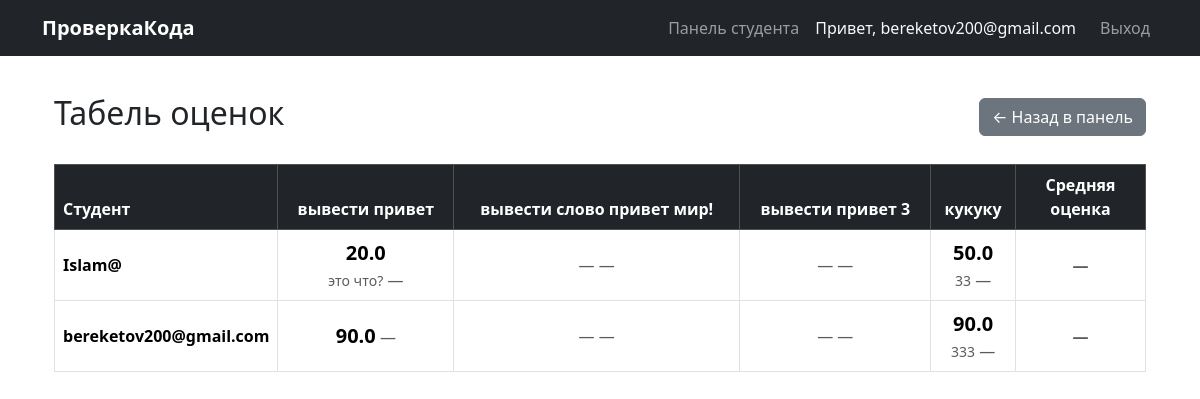
The app's page /gradebook/ (signed in), older data.
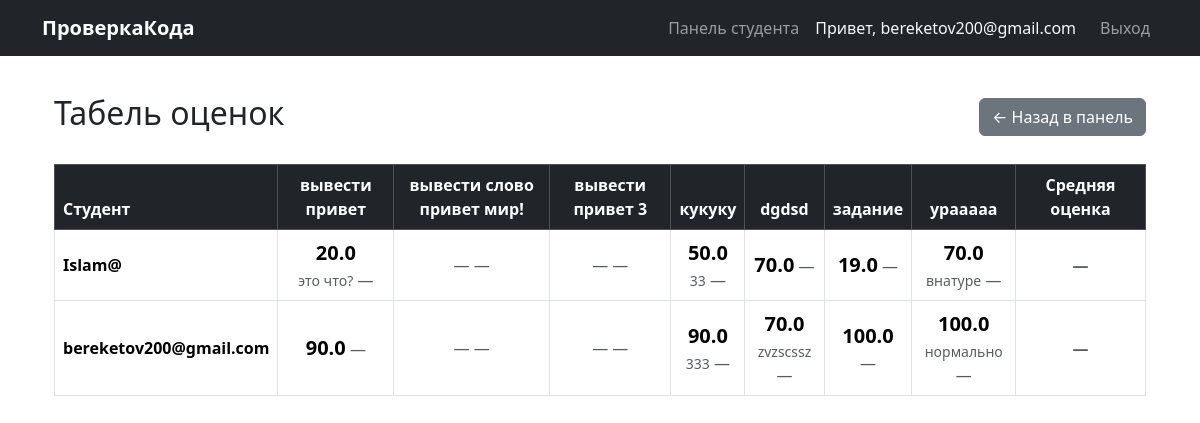
The same page, newer data.
### polls/models.py (models this page shows, shortened)
class Assignment(models.Model):
    title = models.CharField(max_length=200)
    description = models.TextField()
    submission_deadline = models.DateTimeField()
    review_deadline = models.DateTimeField()
    required_reviews_per_student = models.IntegerField(default=3)
    created_by = models.ForeignKey(
        User,
        on_delete=models.CASCADE,
        related_name='assignments_created'
    )
    status = models.CharField(
        max_length=20,
        choices=[
            ('OPEN', 'Open'),
            ('REVIEWING', 'Reviewing'),
            ('CLOSED', 'Closed')
        ],
        default='OPEN'
    )

class Submission(models.Model):
    assignment = models.ForeignKey(
        Assignment,
        on_delete=models.CASCADE,
        related_name='submissions'
    )
    author = models.ForeignKey(
        User,
        on_delete=models.CASCADE
    )
    code_content = models.TextField()
    submitted_at = models.DateTimeField(auto_now_add=True)
    final_grade = models.FloatField(null=True, blank=True)
    teacher_feedback = models.TextField(blank=True)
    class Meta:
        unique_together = ('assignment', 'author')

### polls/views.py (the view)
# urls.py: path('gradebook/', views.gradebook, name='gradebook'),
@login_required
@user_passes_test(is_instructor, login_url='login_teacher')
def gradebook(request):
    assignments = Assignment.objects.filter(created_by=request.user)
    submissions = Submission.objects.filter(
        assignment__created_by=request.user
    ).select_related('author', 'assignment').order_by('author__username', 'assignment__title')
    student_grades = defaultdict(list)
    for sub in submissions:
        student_grades[sub.author].append({
            'assignment': sub.assignment,
            'final_grade': sub.final_grade,
            'teacher_feedback': sub.teacher_feedback,
            'submitted_at': sub.submitted_at
        })
    context = {
        'student_grades': dict(student_grades),
        'assignments': assignments,
    }
    return render(request, 'polls/gradebook.html', context)

### polls/views.py (called while the page is built)
def is_instructor(user):
    return user.groups.filter(name='Instructor').exists()

### polls/templates/polls/gradebook.html (shortened to what this page needs)
{% extends 'polls/base.html' %}
{% block content %}
<div class="container">
    <div class="d-flex justify-content-between align-items-center mb-4">
        <h2>Табель оценок</h2>
        <a href="{% url 'teacher_dashboard' %}" class="btn btn-secondary">← Назад в панель</a>
    </div>
    {% if student_grades %}
        <div class="table-responsive">
            <table class="table table-bordered table-hover align-middle">
                <thead class="table-dark">
                    <tr>
                        <th style="width: 180px;">Студент</th>
                        {% for assignment in assignments %}
                            <th class="text-center">{{ assignment.title }}</th>
                        {% endfor %}
                        <th class="text-center" style="width: 130px;">Средняя оценка</th>
                    </tr>
                </thead>
                <tbody>
                    {% for student, grades in student_grades.items %}
                    <tr>
                        <td><strong>{{ student.username }}</strong></td>
                        {% for assignment in assignments %}
                            <td class="text-center">
                                {% with found=False %}
                                    {% for g in grades %}
                                        {% if g.assignment.id == assignment.id %}
                                            {% if g.final_grade is not None %}
                                                <strong class="fs-5">{{ g.final_grade|floatformat:1 }}</strong>
                                            {% else %}
                                                <span class="text-muted">—</span>
                                            {% endif %}
                                            {% if g.teacher_feedback %}
                                                <br>
                                                <small class="text-muted">{{ g.teacher_feedback|truncatechars:40 }}</small>
                                            {% endif %}
                                        {% endif %}
                                    {% endfor %}
                                    {% if not found %}
                                        <span class="text-muted">—</span>
                                    {% endif %}
                                {% endwith %}
                            </td>
                        {% endfor %}
                        <td class="text-center fw-bold">
                            {% with total=0 count=0 %}
                                {% if count > 0 %}
                                    {{ total|floatformat:1 }} / {{ count }}
                                {% else %}
                                    <span class="text-muted">—</span>
                                {% endif %}
                            {% endwith %}
                        </td>
                    </tr>
                    {% endfor %}
                </tbody>
            </table>
        </div>
    {% else %}
        <div class="alert alert-info text-center py-5">
            <h5>Пока нет сданных работ от студентов</h5>
        </div>
    {% endif %}
</div>
{% endblock %}

### polls/templates/polls/base.html (shortened to what this page needs)
{% load static %}
<!DOCTYPE html>
<html lang="ru">
<head>
    <link href="https://cdn.jsdelivr.net/npm/bootstrap@5.3.3/dist/css/bootstrap.min.css" rel="stylesheet">
</head>
<body>
    <nav class="navbar navbar-expand-lg navbar-dark bg-dark fixed-top">
        <div class="container">
            <a class="navbar-brand" href="{% url 'home' %}">ПроверкаКода</a>
            <div class="navbar-nav ms-auto">
                {% if user.is_authenticated %}
                    {% if is_instructor %}
                        <a class="nav-link" href="{% url 'teacher_dashboard' %}">Панель преподавателя</a>
                    {% else %}
                        <a class="nav-link" href="{% url 'student_dashboard' %}">Панель студента</a>
                    {% endif %}
                    <span class="nav-link text-light">Привет, {{ user.username }}</span>
                    <form method="post" action="{% url 'logout' %}" style="display: inline;">
                        <button type="submit" class="nav-link btn btn-outline-light btn-sm ms-2">Выход</button>
                    </form>
                {% else %}
                    <a class="nav-link" href="{% url 'login_student' %}">Вход студент</a>
                    <a class="nav-link" href="{% url 'login_teacher' %}">Вход преподаватель</a>
                {% endif %}
            </div>
        </div>
    </nav>
    <div class="container mt-4">
        {% block content %}
        {% endblock %}
    </div>
</body>
</html>

Row changes from the older to the newer data that the page shows:
added Assignment: title "dgdsd", final_grade "70.0", teacher_feedback "zvzscssz"
added Assignment: title "задание", final_grade "19.0", final_grade "100.0"
added Assignment: title "урааааа", final_grade "70.0", teacher_feedback "внатуре", final_grade "100.0", teacher_feedback "нормально"
